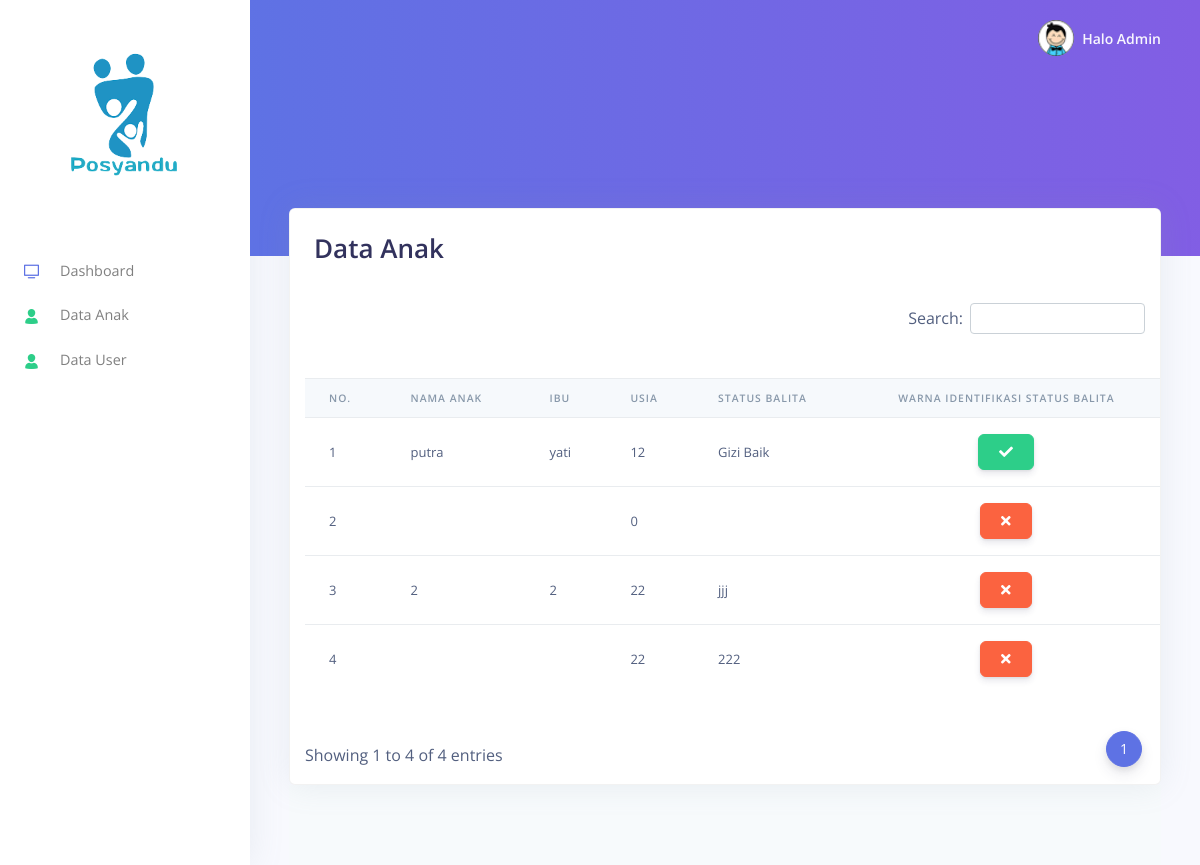
The app's page /pages/anak.php (signed in), older data.
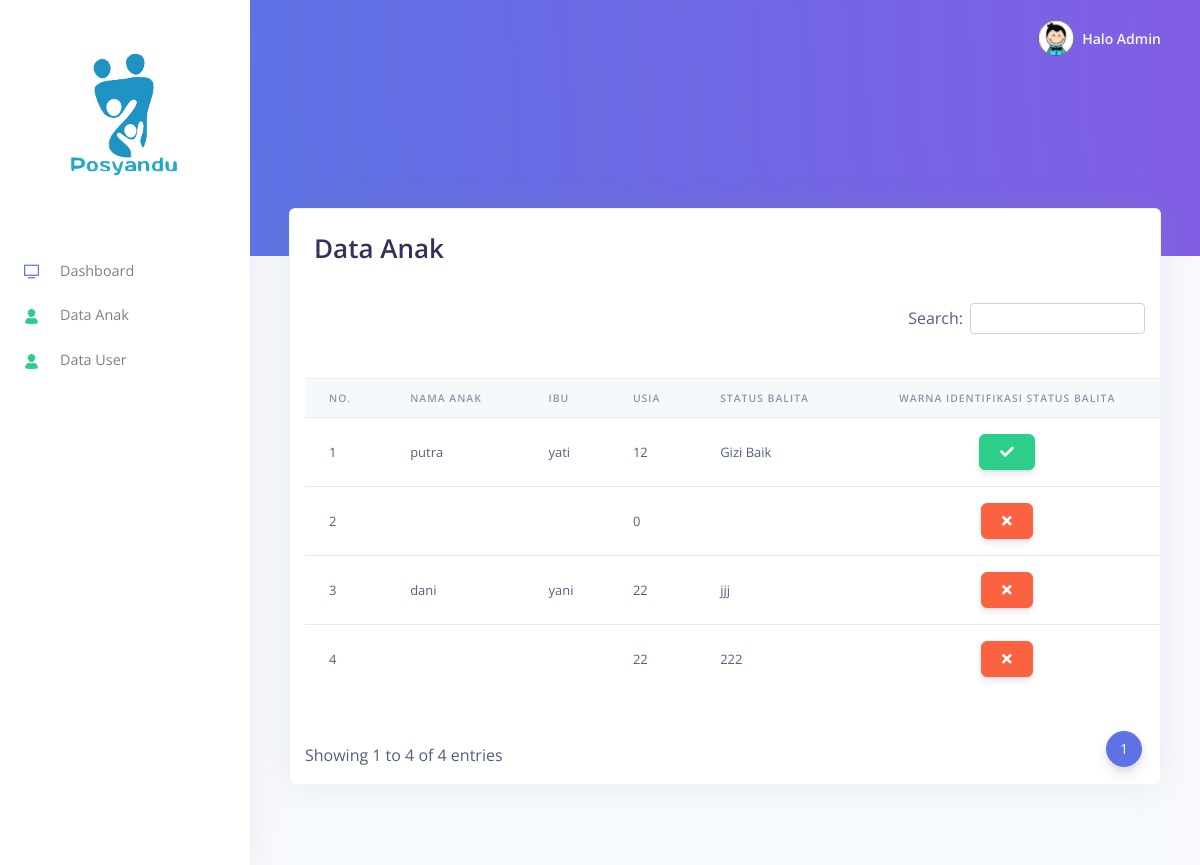
The same page, newer data.
### tables this page shows
CREATE TABLE `anak` (
  `id_anak` int(11) NOT NULL,
  `nama_anak` text NOT NULL,
  `jk` varchar(255) NOT NULL,
  `nama_ibu` text NOT NULL,
  `umur` int(11) NOT NULL,
  `berat` double NOT NULL,
  `tinggi` double NOT NULL,
  `keterangan` text NOT NULL,
  `tanggal` date NOT NULL
);

### pages/anak.php (the view, shortened to what this page needs)
?><html>
<head>
  <link href="../assets/vendor/nucleo/css/nucleo.css" rel="stylesheet">
  <link href="../assets/vendor/@fortawesome/fontawesome-free/css/all.min.css" rel="stylesheet">
  <link type="text/css" href="../assets/css/argon.css?v=1.0.0" rel="stylesheet">
  <link rel="stylesheet" type="text/css" href="../assets/DataTables/datatables.min.css"/>
</head>
<body>
<?php   include '../config.php';
  include '../assets/pages/navbar_left_wakil.php';
?>
  <div class="main-content">
    <?php include '../assets/pages/navbar_top.php'; ?>
    <div class="header bg-gradient-primary pb-8 pt-5 pt-md-8">
    </div>
    <div class="container-fluid mt--7">
      <div class="row mt-5">
        <div class="col-xl-12 mb-5 mb-xl-0">
          <div class="card shadow">
            <div class="card-header border-0">
              <div class="row align-items-center">
                <div class="col">
                  <h1 class="mb-0">Data Anak</h1>
                </div>
                <div class="col text-right">
                </div>
              </div>
            </div>
            <div class="table-responsive">
              <table id="data" class="table align-items-center table-flush">
                <thead class="thead-light">
                  <tr>
                    <th scope="col">No.</th>
                    <th scope="col">Nama Anak</th>
                    <th scope="col">Ibu</th>
                    <th scope="col">Usia</th>
                    <th scope="col">Status Balita</th>
                    <th class="text-center" scope="col">Warna Identifikasi Status Balita</th>
                  </tr>
                </thead>
                  <tbody>
                      <?php
                       $query = mysqli_query($connect, "SELECT * FROM anak");
                       $no=1;
                       while ($data=mysqli_fetch_array($query)) {
                      ?>
                        <tr>
                          <td><?php echo $no; ?></td>
                          <td><?php echo $data['nama_anak']; ?></td>
                          <td><?php echo $data['nama_ibu']; ?></td>
                          <td><?php echo $data['umur']; ?></td>
                          <td><?php echo $data['keterangan']; ?></td>
                          <?php if ($data['keterangan']=="Gizi Baik") {?>
                            <td class="text-center">
                            <a class="btn btn-success" title="Sehat" href="#"><i class="fa fa-check"></i></a>
                          </td>
                          <?php }else{ ?>
                            <td class="text-center">
                            <a class="btn btn-warning" title="Tidak Sehat" href="#"><i class="fa fa-times"></i></a>
                          </td>
                          <?php } ?>
                        </tr>
                        <?php
                          $no++;
                          }
                        ?>
                  </tbody>
              </table>
            </div>
          </div>
        </div>
      </div>
      <footer class="footer">
      </footer>
    </div>
  </div>
</body>
</html>

### assets/pages/navbar_left_wakil.php (shortened to what this page needs)
<nav class="navbar navbar-vertical fixed-left navbar-expand-md navbar-light bg-white" id="sidenav-main">
  <div class="container-fluid">
    <a href="../pages/index.php">
      <img style="text-align: center;height: 200px;width: 200px;" src="../assets/img/theme/posyandu.png">
    </a>
    <div class="collapse navbar-collapse" id="sidenav-collapse-main">
      <ul class="navbar-nav">
        <li class="nav-item">
          <a class="nav-link" href="dashboard_direktur.php">
            <i class="ni ni-tv-2 text-primary"></i> Dashboard
          </a>
        </li>
        <li class="nav-item">
          <a class="nav-link" href="anak.php">
            <i class="ni ni-single-02 text-success"></i>Data Anak
          </a>
        </li>
        <li class="nav-item">
          <a class="nav-link" href="user.php">
            <i class="ni ni-single-02 text-success"></i>Data User
          </a>
        </li>
      </ul>
    </div>
  </div>
</nav>

### assets/pages/navbar_top.php (shortened to what this page needs)
<nav class="navbar navbar-top navbar-expand-md navbar-dark" id="navbar-main">
  <div class="container-fluid">
    <ul class="navbar-nav align-items-center d-none d-md-flex">
      <li class="nav-item dropdown">
        <a class="nav-link pr-0" href="#" role="button" data-toggle="dropdown" aria-haspopup="true" aria-expanded="false">
          <div class="media align-items-center">
            <span class="avatar avatar-sm rounded-circle">
              <img alt="Image placeholder" src="../assets/img/brand/favicon.png">
            </span>
            <div class="media-body ml-2 d-none d-lg-block">
              <span class="mb-0 text-sm  font-weight-bold">Halo Admin</span>
            </div>
          </div>
        </a>
      </li>
    </ul>
  </div>
</nav>

Row changes from the older to the newer data that the page shows:
changed anak "jjj": nama_anak "2" → "dani"; nama_ibu "2" → "yani"
